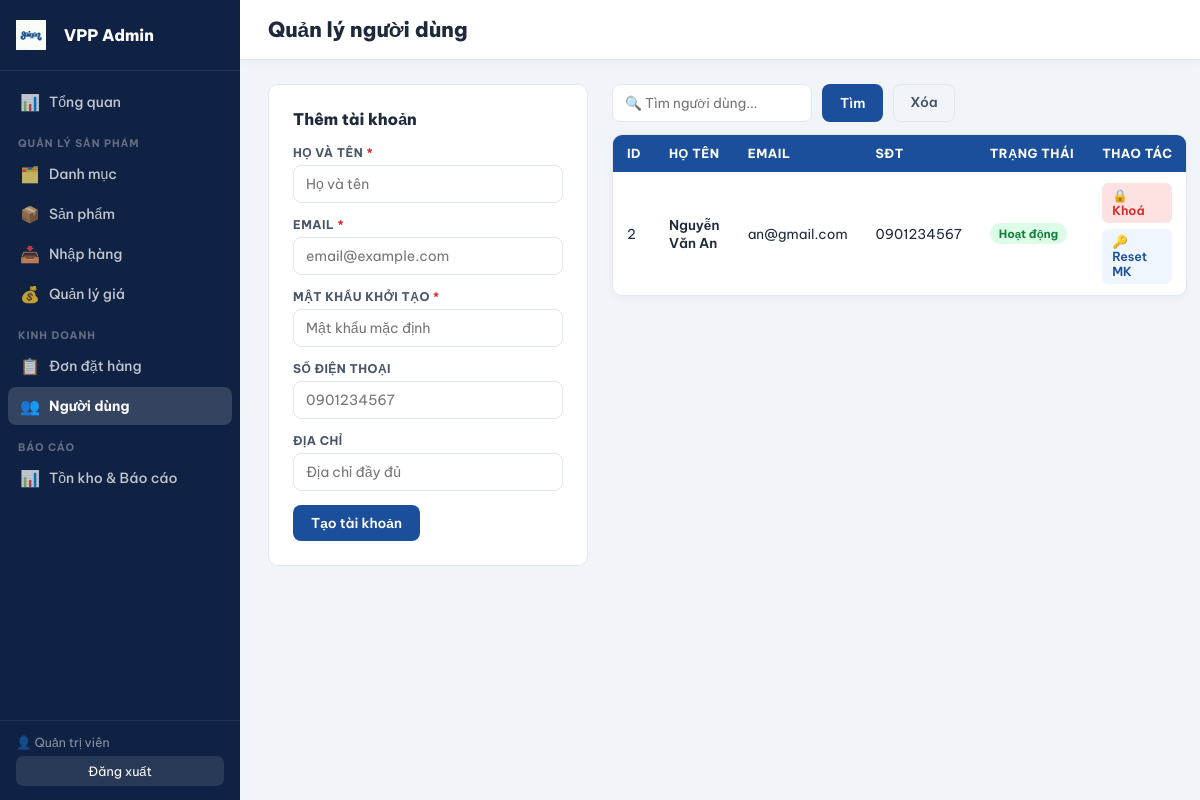
Screenshot of /admin/nguoi-dung.php (signed in) with the database file from the repository.
### tables this page shows
CREATE TABLE IF NOT EXISTS nguoi_dung (
    id         INT AUTO_INCREMENT PRIMARY KEY,
    ho_ten     VARCHAR(100) NOT NULL,
    email      VARCHAR(150) NOT NULL UNIQUE,
    mat_khau   VARCHAR(255) NOT NULL,
    so_dien_thoai VARCHAR(15),
    dia_chi    VARCHAR(255),
    quan_huyen VARCHAR(100),
    tinh_thanh VARCHAR(100),
    trang_thai TINYINT NOT NULL DEFAULT 1 COMMENT '1=hoạt động, 0=bị khóa',
    vai_tro    ENUM('khach_hang','admin') NOT NULL DEFAULT 'khach_hang',
    created_at DATETIME DEFAULT CURRENT_TIMESTAMP
);

### admin/nguoi-dung.php (the view, shortened to what this page needs)
<?php
require_once '../includes/config.php';
$q = trim($_GET['q']??'');
$where = "vai_tro='khach_hang'";
$users = $conn->query("SELECT * FROM nguoi_dung WHERE $where ORDER BY id DESC")->fetch_all(MYSQLI_ASSOC);
include 'includes/header.php';
?>
<div class="admin-2col">
  <div class="admin-form-card">
    <h3>Thêm tài khoản</h3>
    <form method="POST" novalidate id="nuForm">
      <div class="form-group"><label>Họ và tên <span class="req">*</span></label><input type="text" name="ho_ten" value="<?= htmlspecialchars($_POST['ho_ten']??'') ?>" placeholder="Họ và tên" id="nuTen"><span class="err" id="nuTenErr"></span></div>
      <div class="form-group"><label>Email <span class="req">*</span></label><input type="email" name="email" value="<?= htmlspecialchars($_POST['email']??'') ?>" placeholder="email@example.com" id="nuEmail"><span class="err" id="nuEmailErr"></span></div>
      <div class="form-group"><label>Mật khẩu khởi tạo <span class="req">*</span></label><input type="text" name="mat_khau" placeholder="Mật khẩu mặc định" id="nuPass"><span class="err" id="nuPassErr"></span></div>
      <div class="form-group"><label>Số điện thoại</label><input type="tel" name="so_dien_thoai" value="<?= htmlspecialchars($_POST['so_dien_thoai']??'') ?>" placeholder="0901234567"></div>
      <div class="form-group"><label>Địa chỉ</label><input type="text" name="dia_chi" value="<?= htmlspecialchars($_POST['dia_chi']??'') ?>" placeholder="Địa chỉ đầy đủ"></div>
      <button type="submit" class="btn-admin-primary" onclick="return validateNu()">Tạo tài khoản</button>
    </form>
  </div>
  <div>
    <div class="page-toolbar" style="margin-bottom:12px">
      <form method="GET" style="display:flex;gap:10px">
        <input type="text" name="q" class="admin-search" placeholder="🔍 Tìm người dùng..." value="<?= htmlspecialchars($q) ?>">
        <button type="submit" class="btn-admin-primary">Tìm</button>
        <a href="nguoi-dung.php" class="btn-admin-secondary">Xóa</a>
      </form>
    </div>
    <div class="table-wrap">
      <table class="admin-table">
        <thead><tr><th>ID</th><th>Họ tên</th><th>Email</th><th>SĐT</th><th>Trạng thái</th><th>Thao tác</th></tr></thead>
        <tbody>
        <?php if (empty($users)): ?>
          <tr><td colspan="6" style="text-align:center;padding:24px;color:#94a3b8">Chưa có người dùng</td></tr>
        <?php else: ?>
        <?php foreach ($users as $u): ?>
        <tr>
          <td><?= $u['id'] ?></td>
          <td style="font-weight:600"><?= htmlspecialchars($u['ho_ten']) ?></td>
          <td><?= htmlspecialchars($u['email']) ?></td>
          <td><?= htmlspecialchars($u['so_dien_thoai']??'—') ?></td>
          <td><span class="badge badge-<?= $u['trang_thai']?'active':'cancelled' ?>"><?= $u['trang_thai']?'Hoạt động':'Bị khoá' ?></span></td>
          <td class="actions-cell">
            <a href="?khoa=<?= $u['id'] ?>" class="btn-<?= $u['trang_thai']?'danger':'success' ?>-sm"><?= $u['trang_thai']?'🔒 Khoá':'🔓 Mở khoá' ?></a>
            <a href="?reset=<?= $u['id'] ?>" class="btn-edit-sm" onclick="return confirm('Reset mật khẩu tài khoản này?')">🔑 Reset MK</a>
          </td>
        </tr>
        <?php endforeach; ?>
        <?php endif; ?>
        </tbody>
      </table>
    </div>
  </div>
</div>
<?php include 'includes/footer.php'; ?>

### assets/css/admin.css (style rules this page uses)
:root { --blue:#1B4F9B;--blue-dark:#153d7a;--blue-pale:#e8f0fc;--sidebar-bg:#0f2244;--bg:#f1f5f9;--surface:#fff;--text:#1e293b;--text2:#475569;--muted:#94a3b8;--border:#e2e8f0;--radius:10px; }
* { margin:0;padding:0;box-sizing:border-box; }
body { font-family:'Be Vietnam Pro',sans-serif;background:var(--bg);color:var(--text); }
a { text-decoration:none;color:inherit; }
.btn-admin-primary { background:var(--blue);color:#fff;border:none;padding:9px 18px;border-radius:8px;cursor:pointer;font-weight:600;font-size:.85rem;transition:all .2s;font-family:'Be Vietnam Pro',sans-serif;text-decoration:none;display:inline-block; }
.btn-admin-secondary { background:var(--bg);color:var(--text2);border:1.5px solid var(--border);padding:8px 16px;border-radius:8px;cursor:pointer;font-weight:600;font-size:.85rem;font-family:'Be Vietnam Pro',sans-serif;display:inline-block;text-decoration:none; }
.btn-danger-sm { background:#fee2e2;color:#dc2626;border:none;padding:5px 10px;border-radius:6px;cursor:pointer;font-size:.78rem;font-weight:600;font-family:'Be Vietnam Pro',sans-serif; }
.btn-edit-sm { background:#eff6ff;color:var(--blue);border:none;padding:5px 10px;border-radius:6px;cursor:pointer;font-size:.78rem;font-weight:600;font-family:'Be Vietnam Pro',sans-serif;text-decoration:none;display:inline-block; }
.page-toolbar { display:flex;gap:10px;align-items:center;margin-bottom:16px;flex-wrap:wrap; }
.admin-search { padding:9px 12px;border:1.5px solid var(--border);border-radius:8px;font-size:.85rem;outline:none;font-family:'Be Vietnam Pro',sans-serif;min-width:200px;transition:border-color .2s; }
.table-wrap { overflow-x:auto;border-radius:var(--radius);border:1px solid var(--border);box-shadow:0 2px 8px rgba(0,0,0,.04); }
.admin-table { width:100%;border-collapse:collapse;background:#fff; }
.admin-table thead tr { background:var(--blue);color:#fff; }
.admin-table th { padding:11px 14px;text-align:left;font-size:.78rem;font-weight:700;text-transform:uppercase;letter-spacing:.04em;white-space:nowrap; }
.admin-table td { padding:11px 14px;border-bottom:1px solid var(--border);font-size:.85rem;vertical-align:middle; }
.admin-table tbody tr:last-child td { border-bottom:none; }
.badge { display:inline-block;padding:3px 9px;border-radius:20px;font-size:.72rem;font-weight:700; }
.badge-active { background:#dcfce7;color:#15803d; }
.actions-cell { display:flex;gap:6px;flex-wrap:wrap; }
.form-group { margin-bottom:14px; }
.form-group label { display:block;font-size:.75rem;font-weight:700;color:var(--text2);margin-bottom:5px;text-transform:uppercase;letter-spacing:.04em; }
.form-group input,.form-group select,.form-group textarea { width:100%;padding:9px 12px;border:1.5px solid var(--border);border-radius:8px;font-size:.875rem;outline:none;font-family:'Be Vietnam Pro',sans-serif;color:var(--text);transition:border-color .2s; }
.req { color:#dc2626; }
.admin-form-card { background:#fff;border:1.5px solid var(--border);border-radius:var(--radius);padding:24px;max-width:520px; }
.admin-form-card h3 { font-size:1rem;font-weight:800;margin-bottom:16px; }
.admin-2col { display:grid;grid-template-columns:320px 1fr;gap:24px;align-items:start; }

### rows the page displays
nguoi_dung: id "2", ho_ten "Nguyễn Văn An", email "an@gmail.com", so_dien_thoai "0901234567", trang_thai "Hoạt động"

### other values shown
$_SESSION['admin_name'] "Quản trị viên"
$page_title "Quản lý người dùng"
